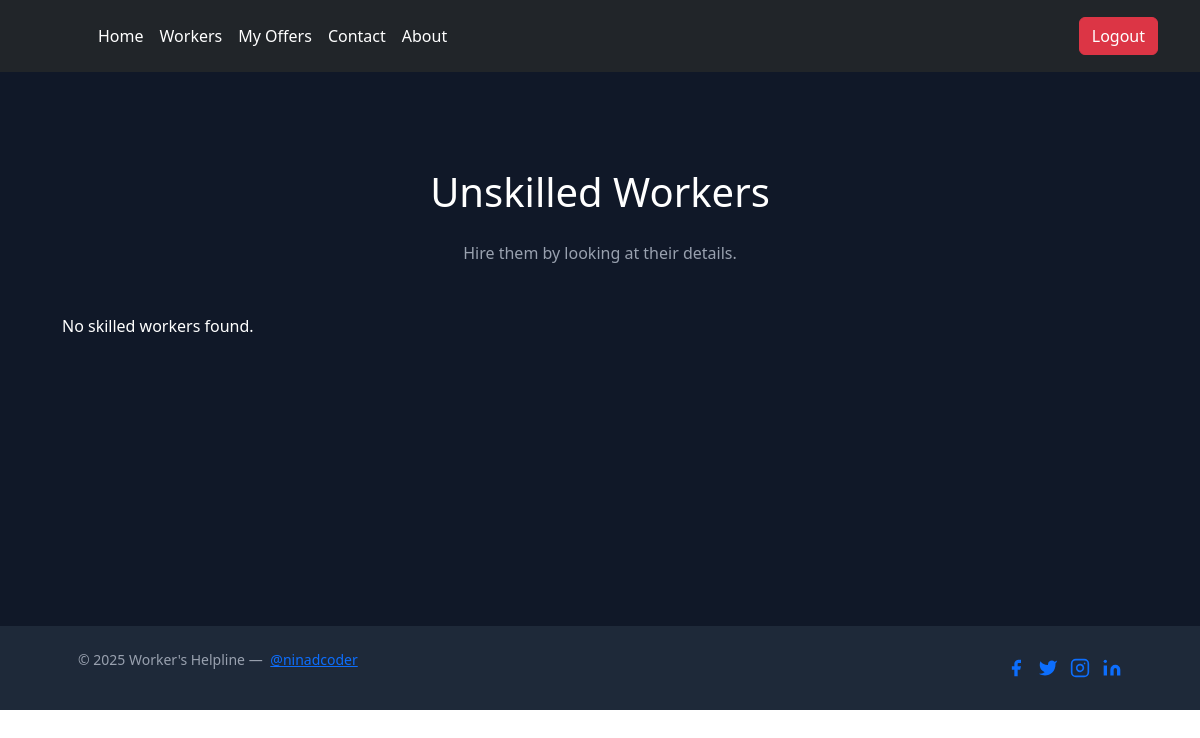
Before: /workers/unskilled/ (signed in) with the older database file.
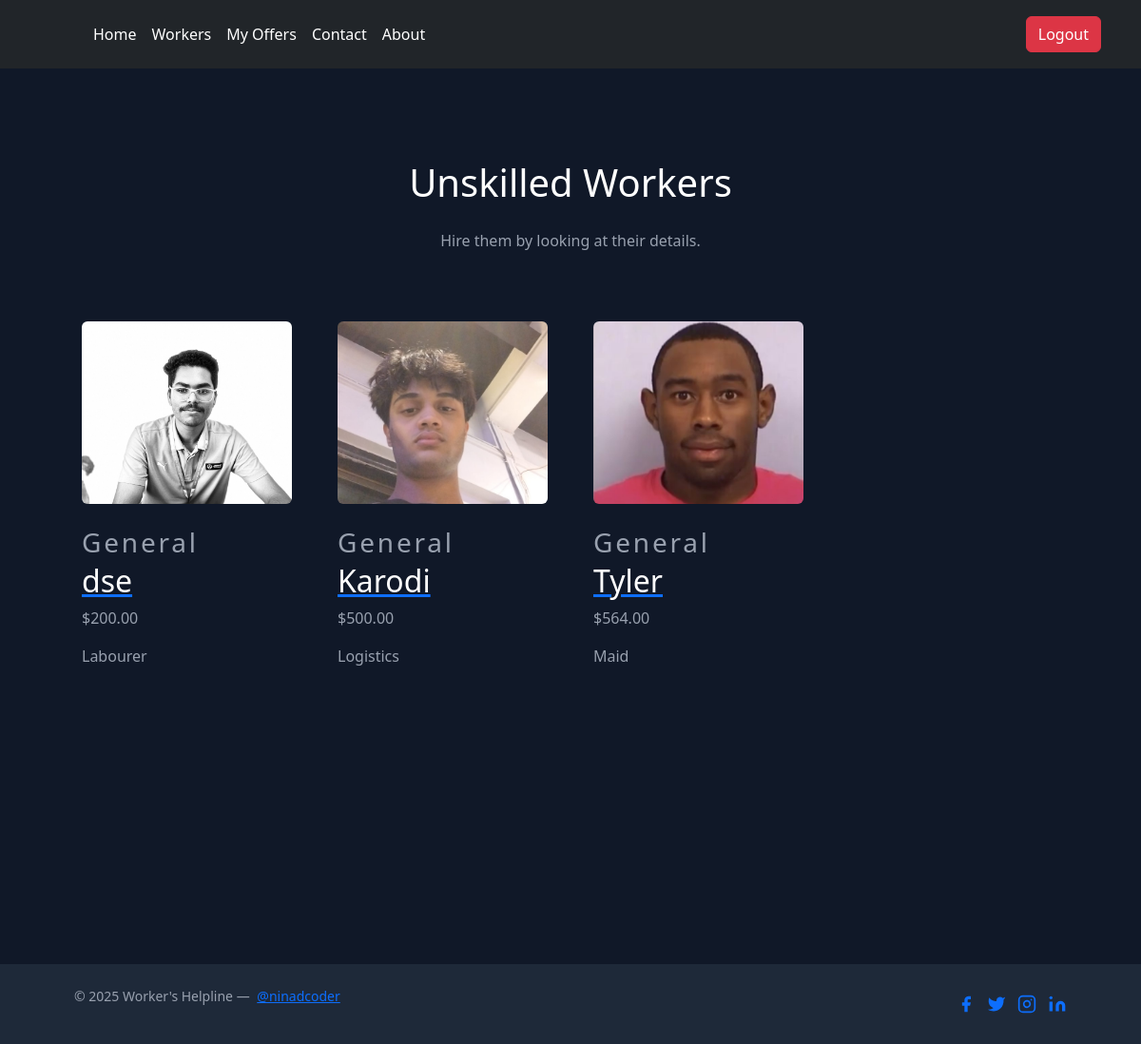
After: the same page with the newer database file.
### users/models.py (models this page shows, shortened)
class Profile(models.Model):
    ROLE_CHOICES = [
        ('worker', 'Worker'),
        ('hirer', 'Hirer'),
    ]
    WORKER_TYPE_CHOICES = [
        ('qualified', 'Skilled Worker'),
        ('general', 'Unskilled Worker'),
    ]
    user = models.OneToOneField(User, on_delete=models.CASCADE)
    image = models.ImageField(default='default.jpg', upload_to='profile_pics')
    role = models.CharField(max_length=10, choices=ROLE_CHOICES, default='hirer')
    worker_type = models.CharField(max_length=20, choices=WORKER_TYPE_CHOICES, blank=True, null=True)
    job_profession = models.CharField(max_length=255, blank=True, null=True)
    age = models.PositiveIntegerField(blank=True, null=True)
    address = models.CharField(max_length=255, blank=True, null=True)
    wage = models.DecimalField(max_digits=10, decimal_places=2, blank=True, null=True)
    police_verified = models.BooleanField(default=False)

### workers_board/views.py (the view)
# urls.py: path('unskilled/', unskilled, name='unskilled'),
@login_required
def unskilled(request):
    unskilled_workers = Profile.objects.filter(role='worker', worker_type='general')
    return render(request, 'unskilled.html', {'workers': unskilled_workers})

### templates/unskilled.html (shortened to what this page needs)
{% extends "base.html" %}
{% block body %}
<section class="text-gray-400 bg-gray-900 body-font">
  <div class="container px-5 py-24 mx-auto">
    <div class="flex flex-col text-center w-full mb-12">
      <h1 class="sm:text-3xl text-2xl font-medium title-font mb-4 text-white">Unskilled Workers</h1>
      <p class="lg:w-2/3 mx-auto leading-relaxed text-base">Hire them by looking at their details.</p>
    </div>
    <div class="flex flex-wrap -m-4">
      {% for worker in workers %}
      <div class="lg:w-1/4 md:w-1/2 p-4 w-full">
        <a href="{% url 'hire' worker.user.id %}" class="block relative h-48 rounded overflow-hidden">
          {% if worker.image %}
            <img alt="Profile Image" class="object-cover object-center w-full h-full block" src="{{ worker.image.url }}">
          {% else %}
            <img alt="Profile Image" class="object-cover object-center w-full h-full block" src="https://dummyimage.com/420x260">
          {% endif %}
        </a>
        <div class="mt-4">
          <h3 class="text-gray-500 text-xs tracking-widest title-font mb-1">{{ worker.worker_type|title }}</h3>
          <a href="{% url 'hire' worker.user.id %}">
            <h2 class="text-white title-font text-lg font-medium">{{ worker.user.username }}</h2>
          </a>
          <p class="mt-1">${{ worker.wage }}</p>
          <p class="mt-1">{{ worker.job_profession }}</p>
        </div>
      </div>
      {% empty %}
      <p class="text-white">No skilled workers found.</p>
      {% endfor %}
    </div>
  </div>
</section>
{% endblock body %}

### templates/base.html (shortened to what this page needs)
<!doctype html>
<html lang="en">
  <head>
    <script src="https://cdn.jsdelivr.net/npm/@tailwindcss/browser@4"></script>
    <link href="https://cdn.jsdelivr.net/npm/bootstrap@5.3.3/dist/css/bootstrap.min.css" rel="stylesheet">
  </head>
  <header class="p-3 text-bg-dark">
    <div class="container">
      <div class="d-flex flex-wrap align-items-center justify-content-center justify-content-lg-start">
        <a href="/" class="d-flex align-items-center mb-2 mb-lg-0 text-white text-decoration-none">
          <svg class="bi me-2" width="40" height="32" role="img" aria-label="Bootstrap"><use xlink:href="#bootstrap"></use></svg>
        </a>
        <ul class="nav col-12 col-lg-auto me-lg-auto mb-2 justify-content-center mb-md-0">
          <li><a href="/index" class="nav-link px-2 text-white">Home</a></li>
        {% if request.user.is_authenticated %}
          {% if request.user.profile.role == 'hirer' %}
            <li><a href="{% url 'workers' %}" class="nav-link px-2 text-white">Workers</a></li>
            <li><a href="{% url 'hirer_offers' %}" class="nav-link px-2 text-white">My Offers</a></li>
          {% elif request.user.profile.role == 'worker' %}
            <li><a href="{% url 'worker_offers' %}" class="nav-link px-2 text-white">Offers</a></li>
          {% endif %}
        {% endif %}
          <li><a href="/contact" class="nav-link px-2 text-white">Contact</a></li>
          <li><a href="/about" class="nav-link px-2 text-white">About</a></li>
        </ul>
        <div class="text-end">
          <form action="{% url 'logout' %}" method="post">
            <button type="submit" class="btn btn-danger">Logout</button>
          </form>
        </div>
      </div>
    </div>
  </header>
  <body>
    {% block body %}{% endblock body %}
    <footer class="text-gray-400 bg-gray-900 body-font">
      <div class="container px-5 py-24 mx-auto flex md:items-center lg:items-start md:flex-row md:flex-nowrap flex-wrap flex-col">
      </div>
      <div class="bg-gray-800 bg-opacity-75">
        <div class="container mx-auto py-4 px-5 flex flex-wrap flex-col sm:flex-row">
          <p class="text-gray-400 text-sm text-center sm:text-left">© 2025 Worker's Helpline —
            <a href="https://github.com/NinadCoder" rel="noopener noreferrer" class="text-gray-500 ml-1" target="_blank">@ninadcoder</a>
          </p>
          <span class="inline-flex sm:ml-auto sm:mt-0 mt-2 justify-center sm:justify-start">
            <a class="text-gray-400">
              <svg fill="currentColor" stroke-linecap="round" stroke-linejoin="round" stroke-width="2" class="w-5 h-5" viewBox="0 0 24 24">
                <path d="M18 2h-3a5 5 0 00-5 5v3H7v4h3v8h4v-8h3l1-4h-4V7a1 1 0 011-1h3z"></path>
              </svg>
            </a>
            <a class="ml-3 text-gray-400">
              <svg fill="currentColor" stroke-linecap="round" stroke-linejoin="round" stroke-width="2" class="w-5 h-5" viewBox="0 0 24 24">
                <path d="M23 3a10.9 10.9 0 01-3.14 1.53 4.48 4.48 0 00-7.86 3v1A10.66 10.66 0 013 4s-4 9 5 13a11.64 11.64 0 01-7 2c9 5 20 0 20-11.5a4.5 4.5 0 00-.08-.83A7.72 7.72 0 0023 3z"></path>
              </svg>
            </a>
            <a class="ml-3 text-gray-400">
              <svg fill="none" stroke="currentColor" stroke-linecap="round" stroke-linejoin="round" stroke-width="2" class="w-5 h-5" viewBox="0 0 24 24">
                <rect width="20" height="20" x="2" y="2" rx="5" ry="5"></rect>
                <path d="M16 11.37A4 4 0 1112.63 8 4 4 0 0116 11.37zm1.5-4.87h.01"></path>
              </svg>
            </a>
            <a class="ml-3 text-gray-400">
              <svg fill="currentColor" stroke="currentColor" stroke-linecap="round" stroke-linejoin="round" stroke-width="0" class="w-5 h-5" viewBox="0 0 24 24">
                <path stroke="none" d="M16 8a6 6 0 016 6v7h-4v-7a2 2 0 00-2-2 2 2 0 00-2 2v7h-4v-7a6 6 0 016-6zM2 9h4v12H2z"></path>
                <circle cx="4" cy="4" r="2" stroke="none"></circle>
              </svg>
            </a>
          </span>
        </div>
      </div>
    </footer>
</html>

Changed rows visible on the page:
added Profile: image (picture), worker_type "General", user.username "dse", wage "200.00", job_profession "Labourer"
added Profile: image (picture), worker_type "General", user.username "Karodi", wage "500.00", job_profession "Logistics"
added Profile: image (picture), worker_type "General", user.username "Tyler", wage "564.00", job_profession "Maid"
Other visible differences:
text no longer shown: "No skilled workers found."
